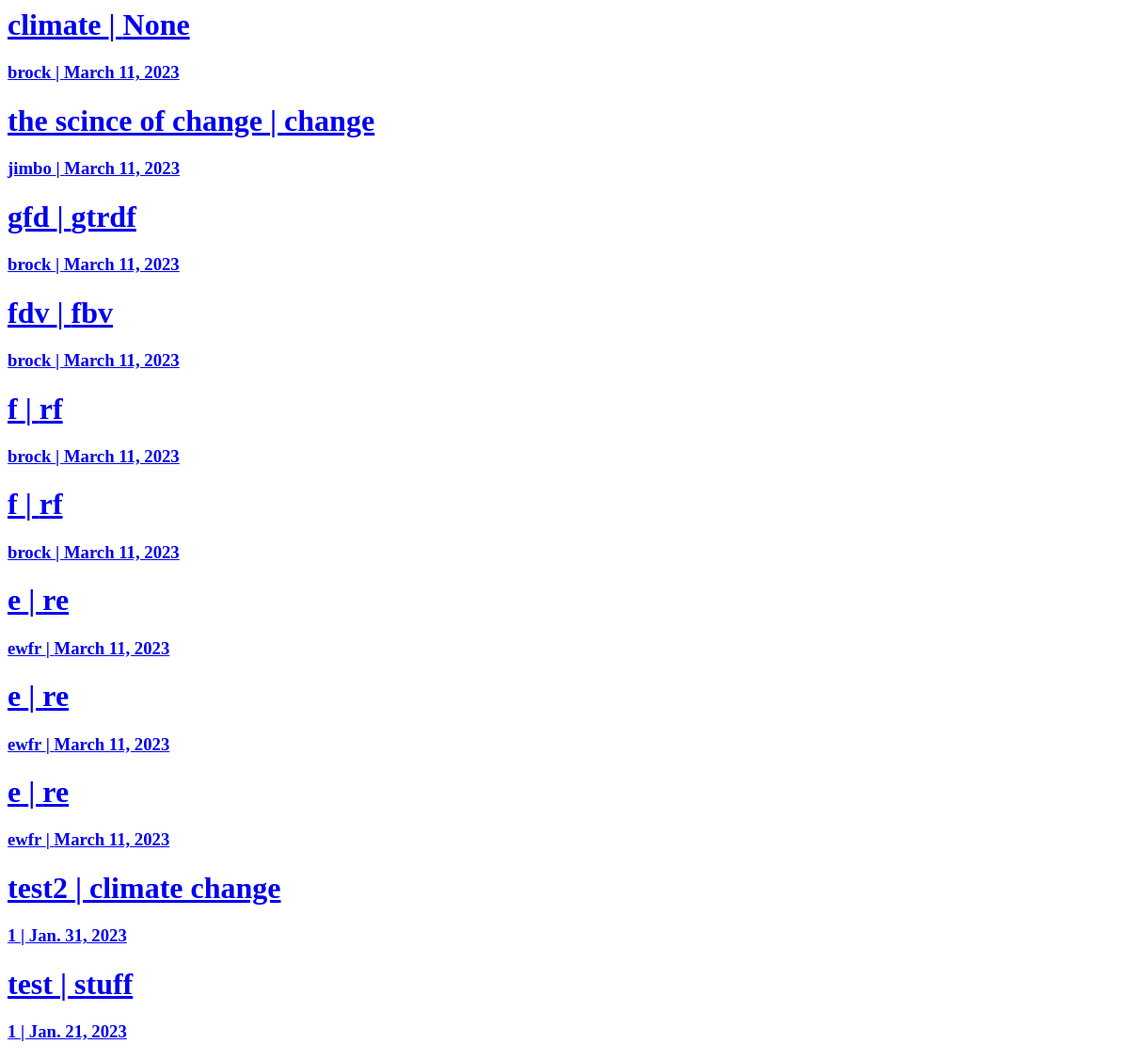
Before: /resource/article/ with the older database file.
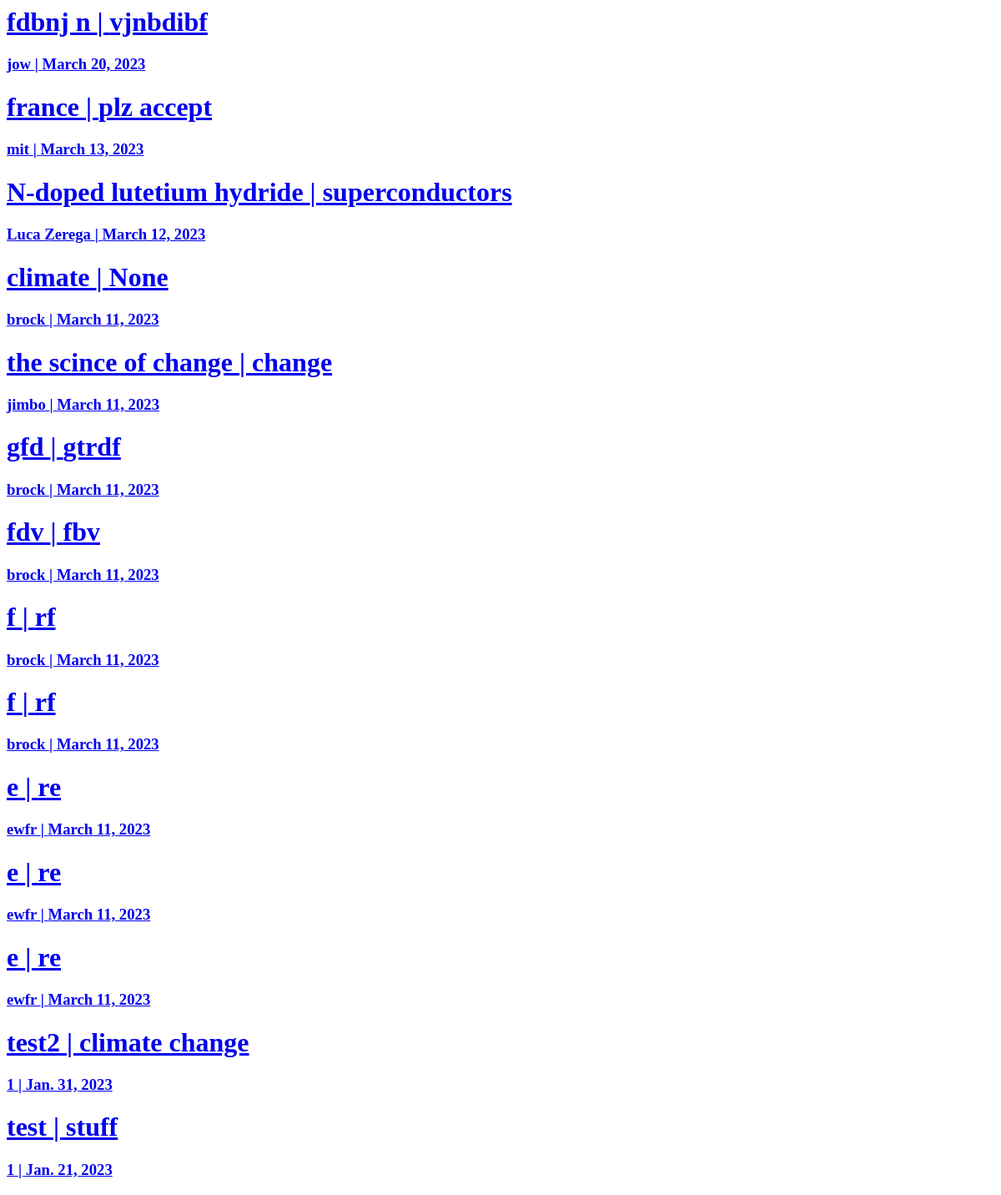
After: the same page with the newer database file.
### resources/models.py (models this page shows, shortened)
class Article(models.Model):
    title = models.CharField(max_length=250, blank=True, null=True)
    author = models.CharField(max_length=250, blank=True, null=True)
    sources = models.ManyToManyField(Source)
    date_published = models.DateField(auto_now=True)
    topic = models.CharField(max_length=100, blank=True, null=True)
    content = models.TextField(null=True)
    visuals = models.FileField(upload_to='uploads/', null=True)
    unique_id = models.CharField(max_length=8, default=''.join(random.choices(string.ascii_letters, k=8)))

### resources/views.py (the view)
# urls.py: path('article/', views.article_home_view, name="article_home_view"),
def article_home_view(request):
    articles = Article.objects.all().order_by('-date_published')
    context = {"articles": articles}
    return render(request, "articlehome.html", context)

### templates/articlehome.html
{% load static %}
{% for article in articles %}
<div>
    <a href="{% url 'resources:article_view' article.unique_id %}">
        <h1>{{article.title}} | {{article.topic}}</h1>
        <h3>{{article.author}} | {{article.date_published}}</h3>
    </a>
</div>
{% endfor %}

Changed rows visible on the page:
added Article: title "fdbnj n", topic "vjnbdibf", author "jow", date_published "March 20, 2023"
added Article: title "france", topic "plz accept", author "mit", date_published "March 13, 2023"
added Article: title "N-doped lutetium hydride", topic "superconductors", author "Luca Zerega", date_published "March 12, 2023"
